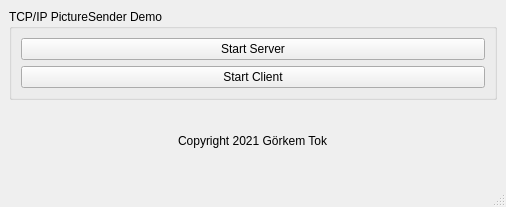
<?xml version="1.0" encoding="UTF-8"?>
<ui version="4.0">
 <class>MainWindow</class>
 <widget class="QMainWindow" name="MainWindow">
  <property name="geometry">
   <rect>
    <x>0</x>
    <y>0</y>
    <width>506</width>
    <height>207</height>
   </rect>
  </property>
  <property name="windowTitle">
   <string>MainWindow</string>
  </property>
  <widget class="QWidget" name="centralwidget">
   <layout class="QGridLayout" name="gridLayout_2">
    <item row="0" column="0">
     <widget class="QGroupBox" name="groupBox">
      <property name="title">
       <string>TCP/IP PictureSender Demo</string>
      </property>
      <layout class="QGridLayout" name="gridLayout">
       <item row="0" column="0">
        <layout class="QVBoxLayout" name="verticalLayout">
         <item>
          <widget class="QPushButton" name="pushButton">
           <property name="text">
            <string>Start Server</string>
           </property>
          </widget>
         </item>
         <item>
          <widget class="QPushButton" name="pushButton_2">
           <property name="text">
            <string>Start Client</string>
           </property>
          </widget>
         </item>
        </layout>
       </item>
      </layout>
     </widget>
    </item>
    <item row="1" column="0">
     <layout class="QHBoxLayout" name="horizontalLayout">
      <item>
       <spacer name="horizontalSpacer">
        <property name="orientation">
         <enum>Qt::Horizontal</enum>
        </property>
        <property name="sizeHint" stdset="0">
         <size>
          <width>40</width>
          <height>20</height>
         </size>
        </property>
       </spacer>
      </item>
      <item>
       <widget class="QLabel" name="label">
        <property name="text">
         <string>Copyright 2021 Görkem Tok</string>
        </property>
       </widget>
      </item>
      <item>
       <spacer name="horizontalSpacer_2">
        <property name="orientation">
         <enum>Qt::Horizontal</enum>
        </property>
        <property name="sizeHint" stdset="0">
         <size>
          <width>40</width>
          <height>20</height>
         </size>
        </property>
       </spacer>
      </item>
     </layout>
    </item>
   </layout>
  </widget>
  <widget class="QMenuBar" name="menubar">
   <property name="geometry">
    <rect>
     <x>0</x>
     <y>0</y>
     <width>506</width>
     <height>26</height>
    </rect>
   </property>
  </widget>
  <widget class="QStatusBar" name="statusbar"/>
 </widget>
 <resources/>
 <connections/>
</ui>
